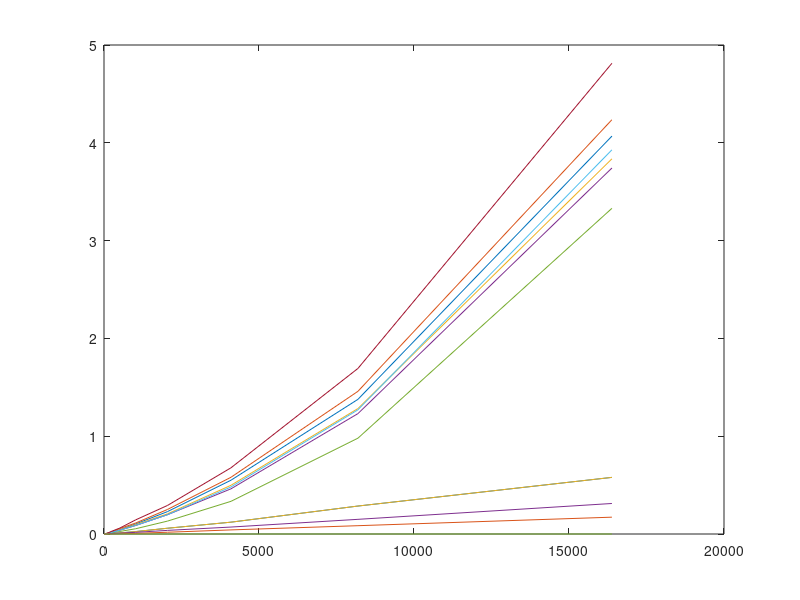

MATLAB code for this plot: (Note: this script raises an error after producing the figure.)
n=[1, 2, 4, 8, 16, 32, 64, 128, 256, 512, 1024, 2048, 4096, 8192, 16384];
StrivialSelect=[0.0, 0.0, 0.0, 0.0010633468627929688, 0.0, 0.0009996891021728516, 0.0030395984649658203, 0.007001399993896484, 0.017999649047851562, 0.0449976921081543, 0.10307550430297852, 0.22899699211120605, 0.549994945526123, 1.3769054412841797, 4.067950248718262];
SheapSelect=[0.0, 0.0, 0.0, 0.0, 0.0010018348693847656, 0.0020389556884765625, 0.003961801528930664, 0.008998870849609375, 0.02299952507019043, 0.05606698989868164, 0.11292123794555664, 0.25092172622680664, 0.579993486404419, 1.4589824676513672, 4.23594856262207];
SselectRand=[0.0, 0.0009288787841796875, 0.0010094642639160156, 0.0010013580322265625, 0.0009992122650146484, 0.0019626617431640625, 0.003999233245849609, 0.010926961898803711, 0.020999431610107422, 0.04393291473388672, 0.09607648849487305, 0.20599985122680664, 0.4980621337890625, 1.2829844951629639, 3.83595609664917];
SselectDet=[0.0, 0.0, 0.0, 0.0, 0.0, 0.00103759765625, 0.0029997825622558594, 0.008064508438110352, 0.02000117301940918, 0.039000749588012695, 0.08699607849121094, 0.1970679759979248, 0.4619255065917969, 1.231100082397461, 3.7419872283935547];
SpythonSort=[0.0, 0.0, 0.0, 0.0, 0.00099945068359375, 0.0009605884552001953, 0.0019986629486083984, 0.005000114440917969, 0.011107683181762695, 0.02600383758544922, 0.053926944732666016, 0.13192510604858398, 0.33399462699890137, 0.9798743724822998, 3.329925060272217];
SmergeSort= [0.0, 0.0, 0.0, 0.0009245872497558594, 0.0, 0.002000093460083008, 0.002998828887939453, 0.007999658584594727, 0.0168912410736084, 0.03899526596069336, 0.08806967735290527, 0.19707632064819336, 0.48099565505981445, 1.2699835300445557, 3.928025960922241];
SquickSort =[0.0, 0.0, 0.0, 0.0, 0.0009279251098632812, 0.0019333362579345703, 0.00500035285949707, 0.010999679565429688, 0.02900099754333496, 0.060999393463134766, 0.14492392539978027, 0.2919199466705322, 0.6769907474517822, 1.6930549144744873, 4.81286883354187];
SheapSort=[0.0, 0.0, 0.0, 0.0, 0.0, 0.0011088848114013672, 0.003000020980834961, 0.009927034378051758, 0.028998851776123047, 0.059996843338012695, 0.1269984245300293, 0.2969944477081299, 0.6610655784606934, 1.6719813346862793, 4.693947076797485];
mergeSort = [0.0, 0.0, 0.0, 0.0, 0.0, 0.0, 0.0, 0.0009987354278564453, 0.002002239227294922, 0.0040013790130615234, 0.007000923156738281, 0.017999649047851562, 0.041925907135009766, 0.08499670028686523, 0.17206883430480957];
heapSort=[0.0, 0.0, 0.0, 0.0, 0.0010724067687988281, 0.0009572505950927734, 0.0010004043579101562, 0.002000093460083008, 0.004998683929443359, 0.01099848747253418, 0.025074005126953125, 0.05899858474731445, 0.12099981307983398, 0.28592443466186523, 0.5789294242858887];
quickSort=[0.0, 0.0, 0.0, 0.0, 0.0, 0.0, 0.0009999275207519531, 0.001999378204345703, 0.004997968673706055, 0.009001493453979492, 0.01699972152709961, 0.03699851036071777, 0.07107329368591309, 0.1499958038330078, 0.3120584487915039];
pythonSort=[0.0, 0.0, 0.0, 0.0, 0.0, 0.0, 0.0, 0.0, 0.0, 0.0, 0.0, 0.0, 0.0, 0.0, 0.0];
p = plot(n,StrivialSelect,n,SheapSelect,n,SselectRand,n,SselectDet,n,SpythonSort,n,SmergeSort,n,SquickSort,n,heapSort,n,mergeSort,n,heapSort,n,quickSort,n,pythonSort);
p(1).LineWidth = 2;
p(2).LineWidth = 2;
p(3).LineWidth = 2;
p(4).LineWidth = 2;
p(5).LineWidth = 2;
p(6).LineWidth = 2;
p(7).LineWidth = 2;
p(8).LineWidth = 2;
p(9).LineWidth = 2;
p(10).LineWidth = 2;
p(11).LineWidth = 2;
p(12).LineWidth = 2;